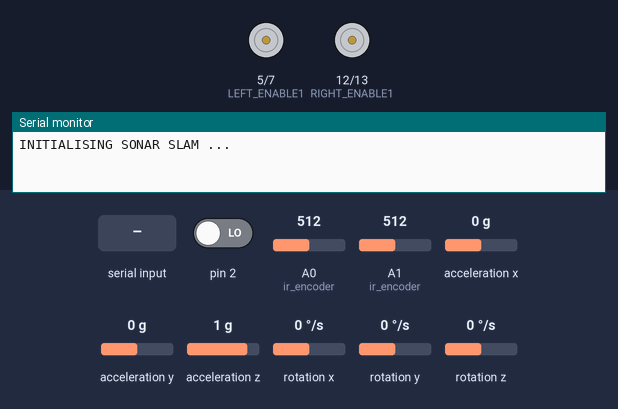
Recording of a sketch running on a simulated Arduino Uno, built with avr-gcc and run on an emulated ATmega328P. On the bench: motor-driver pin pairs drawn as motors (green arrow = first pin HIGH = forward, orange = second pin HIGH = backward, longer = more drive, scaled by the enable pin), the last lines printed to the serial monitor. The test bench sets the inputs (shaded band); at power-on: pin 2 LOW, A0 (ir_encoder) = 512, A1 (ir_encoder) = 512, acceleration x 0 g, acceleration y 0 g, acceleration z 1 g, rotation x 0 °/s, rotation y 0 °/s, rotation z 0 °/s. The sensor or clock chip raises its interrupt line as the real part does.

Above: at 0.8 s.
0.9 s: "1" received over the second serial link
2.4 s: "2" received over the second serial link
At 3.5 s:
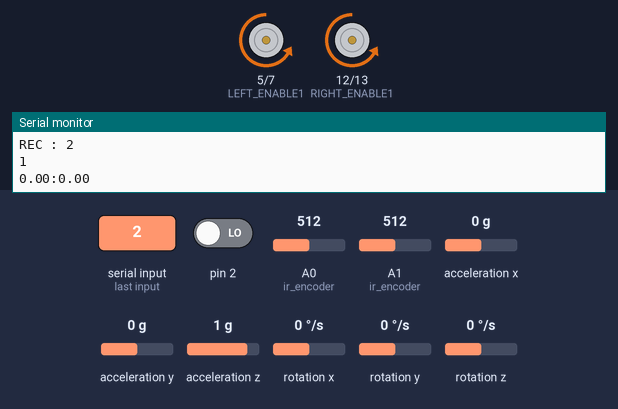
3.9 s: "3" received over the second serial link
At 4.7 s:
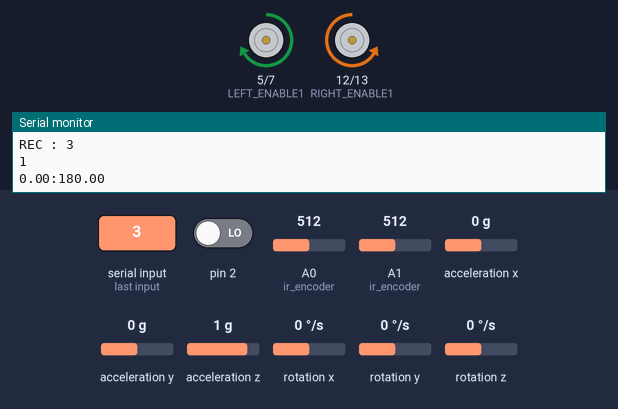
5.4 s: "4" received over the second serial link
At 5.9 s:
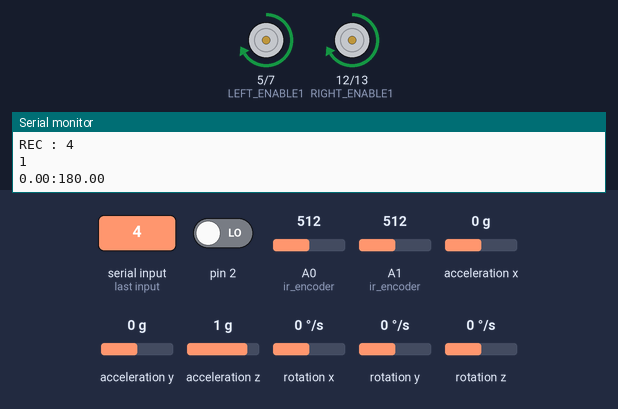
6.9 s: "1" received over the second serial link
At 8.2 s:
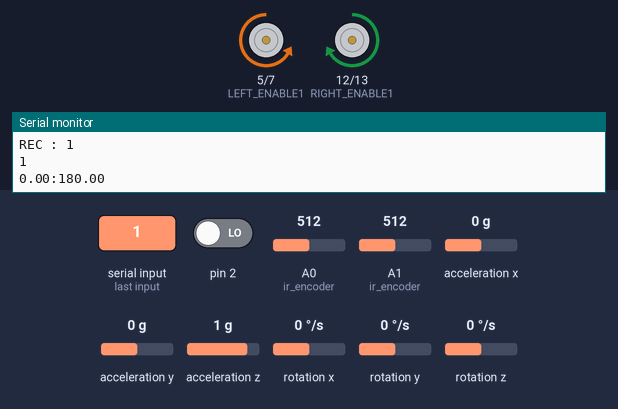
Timing chart, 0 to 9.4 s (numbered marks = the images above; inputs shaded):
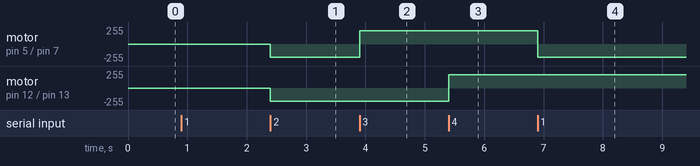

Measured:
- after the input at 2.4 s, motor on pin 5 (LEFT_ENABLE1) / pin 7 (LEFT_ENABLE2), motor on pin 12 (RIGHT_ENABLE1) / pin 13 (RIGHT_ENABLE2): stopped → backward 200/255 at once
- after the input at 3.9 s, motor on pin 5 (LEFT_ENABLE1) / pin 7 (LEFT_ENABLE2): backward 200/255 → forward 200/255 at once
- after the input at 5.4 s, motor on pin 12 (RIGHT_ENABLE1) / pin 13 (RIGHT_ENABLE2): backward 200/255 → forward 200/255 at once
- after the input at 6.9 s, motor on pin 5 (LEFT_ENABLE1) / pin 7 (LEFT_ENABLE2): forward 200/255 → backward 200/255 at once

The sketch:

sonar_mapping_main.ino
```cpp
/*

SONAR MAPPING bot
Main PROGRAM

*/

// Required header files
#include <I2Cdev.h>
#include <MPU6050_6Axis_MotionApps20.h>
#include <SoftwareSerial.h>
#include<Servo.h>

Servo myservo;

// Defining output pins
#define ECHO 8
#define TRIGGER 4
#define LEFT_ENABLE1 5
#define LEFT_ENABLE2 7
#define RIGHT_ENABLE1 12
#define RIGHT_ENABLE2 13
#define LEFT_SPEED 11
#define RIGHT_SPEED 3

// Bluetooth module pins
SoftwareSerial BTSerial(A3,A2);

// MPU object
MPU6050 mpu;

// MPU control/status variables
bool dmpReady = false; // set true if DMP initialisation was successful
uint8_t mpuIntStatus; // holds actual interrupt status byte from MPU
uint8_t devStatus; // return status after each device operation (0 = success, !0 = error)
uint16_t packetSize; // expected DMP packet size (default is 42 bytes)
uint16_t fifoCount; // count of all bytes currently in FIFO
uint8_t fifoBuffer[64]; // FIFO storage buffer
volatile bool mpuInterrupt = false; // indicates whether MPU interrupt pin has gone high

// Orientation variables
Quaternion q; // [w, x, y, z] quaternion container
VectorFloat gravity; // [x, y, z] gravity vector
float ypr[3]; // yaw, pitch, roll values - yaw only required
double yaw;

String data="";

int x,y;
int mode=0;
int count1=0,count2=0,flag1=0,flag2=0,dir_flag=0,initial_yaw_flag=1;
float distance=0,theta=0,initial_yaw=0;
String send_data;
float distance_array[90];

int pos;
float array_dist,time_interval;
int i=0;

char rec_data;


// function to trigger interrupt when DMP data is ready
void dmpDataReady()
{
mpuInterrupt = true;
}

// function to input offsets for calibration
void mpu_offset_declare()
{
  mpu.setXGyroOffset(16);
  mpu.setYGyroOffset(-84);
  mpu.setZGyroOffset(4);
  mpu.setXAccelOffset(-1586);
  mpu.setYAccelOffset(-1480);
  mpu.setZAccelOffset(1548);
}

// function to initialise motors
void motor_initialise()
{
  pinMode(LEFT_ENABLE1,1);
  pinMode(LEFT_ENABLE2,1);
  pinMode(RIGHT_ENABLE1,1);
  pinMode(RIGHT_ENABLE2,1);
  pinMode(LEFT_SPEED,1);
  pinMode(RIGHT_SPEED,1);
  digitalWrite(LEFT_ENABLE1,0);
  digitalWrite(LEFT_ENABLE2,0);
  digitalWrite(RIGHT_ENABLE1,0);
  digitalWrite(RIGHT_ENABLE2,0);
  analogWrite(LEFT_SPEED,200);
  analogWrite(RIGHT_SPEED,200);
}

// setup
void setup()
{
   // Start serial communication
  Serial.begin(115200);
  Serial.println("INITIALISING SONAR SLAM ...");
  BTSerial.begin(9600);
  pinMode(A0,0);
  pinMode(A1,0);
  pinMode(TRIGGER,1);
  pinMode(ECHO,0);
  digitalWrite(TRIGGER,0);
  delayMicroseconds(3);
  digitalWrite(TRIGGER,0);
  while(!(BTSerial.available()));
  BTSerial.read();
  BTSerial.println("a");
  BTSerial.println("1:0:0");
  // Initialise motor pins
  motor_initialise();
  // Start I2C communication
  Wire.begin();
  // Initialise MPU
  mpu.initialize();
  // Get status of MPU
  devStatus = mpu.dmpInitialize();
  // Feed the offset values for calibration of MPU
  mpu_offset_declare();

  if (devStatus == 0) // If MPU has been initialised
  {
    mpu.setDMPEnabled(true); // Initalise DMP
    attachInterrupt(0, dmpDataReady, RISING); // Attach interrupt for MPU data reading
    mpuIntStatus = mpu.getIntStatus(); // Get status of interrupt
    dmpReady = true; // enable DMP status
    packetSize = mpu.dmpGetFIFOPacketSize(); // read data packet size
  }
  else // failing to intialise MPU
  {
  Serial.print("DMP Initialization failed");
  if(devStatus==1)
    Serial.println("Initial memory load failed");
  else if(devStatus==2)
    Serial.println("DMP configuration update failed");
  }
}

// Sending obstacle data to Python script as string
void send_obstacle_data()
{
  float avg_distance;
  for(pos=45;pos<=134;pos++)
  {
    send_data=String(distance_array[pos-45]/2)+":"+String(pos);
    BTSerial.println(send_data);
    Serial.println(send_data);
    delay(20);
  }
}

// Reading obstacle distance at differenct angles of servo
void read_dist()
{
  for (pos = 45; pos <= 134; pos += 1)
  { array_dist=0;
    myservo.write(pos);
    delay(20);
    for(i=0;i<10;i++)
    {
    digitalWrite(TRIGGER,1);
    delayMicroseconds(10);
    digitalWrite(TRIGGER,0);
    time_interval=pulseIn(ECHO,HIGH);
    array_dist+=time_interval*0.017;
    }
    distance=array_dist/10;
    //Serial.print(String(distance));
    //Serial.print(':');
    //Serial.println(String(pos));
    distance_array[pos-45]=distance;
  }
  for (pos = 134; pos >= 45; pos -= 1)
  { array_dist=0;
    myservo.write(pos);
    delay(20);
    for(i=0;i<10;i++)
    {
    digitalWrite(TRIGGER,1);
    delayMicroseconds(10);
    digitalWrite(TRIGGER,0);
    time_interval=pulseIn(ECHO,HIGH);
    array_dist+=time_interval*0.017;
    }
    distance=array_dist/10;
    //Serial.print(String(distance));
    //Serial.print(':');
    //Serial.println(String(pos));
   distance_array[pos-45]+=distance;
  }
  myservo.detach();
  delay(20);
  send_obstacle_data();
  delay(20);
  BTSerial.println("**");
  delay(20);
}

// Control of bot movement
void command_control()
{
  switch(rec_data)
  {
    case 49:
        digitalWrite(LEFT_ENABLE2,1);
        digitalWrite(LEFT_ENABLE1,0);
        digitalWrite(RIGHT_ENABLE1,1);
        digitalWrite(RIGHT_ENABLE2,0);
        mode=1;
        BTSerial.println(String(mode));
        break;

    case 51:
        digitalWrite(LEFT_ENABLE2,0);
        digitalWrite(LEFT_ENABLE1,1);
        digitalWrite(RIGHT_ENABLE1,0);
        digitalWrite(RIGHT_ENABLE2,1);
        mode=1;
        BTSerial.println(String(mode));
        break;

    case 50:
        digitalWrite(LEFT_ENABLE2,1);
        digitalWrite(LEFT_ENABLE1,0);
        digitalWrite(RIGHT_ENABLE1,0);
        digitalWrite(RIGHT_ENABLE2,1);
        mode=1;
        BTSerial.println(String(mode));
        break;

    case 52:
        digitalWrite(LEFT_ENABLE2,0);
        digitalWrite(LEFT_ENABLE1,1);
        digitalWrite(RIGHT_ENABLE1,1);
        digitalWrite(RIGHT_ENABLE2,0);
        mode=1;
        BTSerial.println(String(mode));
        break;

    case 48:
        digitalWrite(LEFT_ENABLE2,0);
        digitalWrite(LEFT_ENABLE1,0);
        digitalWrite(RIGHT_ENABLE1,0);
        digitalWrite(RIGHT_ENABLE2,0);
        mode=1;
        BTSerial.println(String(mode));
        break;

    case 98:
        myservo.attach(9);
        myservo.write(45);
        delay(100);
        mode=2;
        Serial.println(mode);
        BTSerial.println(String(mode));
        read_dist();
        break;

    default:
        digitalWrite(LEFT_ENABLE2,0);
        digitalWrite(LEFT_ENABLE1,0);
        digitalWrite(RIGHT_ENABLE1,0);
        digitalWrite(RIGHT_ENABLE2,0);
        break;

  }
  Serial.println(mode);
  if(rec_data=='1'||rec_data=='2'||rec_data=='3'||rec_data=='4'||rec_data=='0')
  {
  distance=count1*3.867;
  if(rec_data=='3'||dir_flag==1)
  {
   theta=yaw+180;
   dir_flag=1;
  }
  else
    theta=yaw;
  if(rec_data=='0')
  {
   dir_flag=0;
  }
  theta=theta-initial_yaw;
  BTSerial.println(String(distance)+":"+String(theta));
  Serial.println(String(distance)+":"+String(theta));
  }
}

// Encoder feedback for distance travelled by bot
void ir_encoder()
{
  x=analogRead(A0);
  y=analogRead(A1);
  if(x>700&&flag1==0)
  {
    count1++;
    flag1=1;
  }
  else if(x>330&&x<400)
  flag1=0;
  //Serial.print(x);
  //Serial.print(count1);
  //delay(400);
}

// Loop
void loop()
{
  if (!dmpReady) // if DMP is not ready, exit from program
    return;
  while (!mpuInterrupt && fifoCount < packetSize) // when data is not sent
  {
    if(BTSerial.available())
    {
      rec_data=BTSerial.read();
      Serial.print("REC : ");
      Serial.println(rec_data);
      command_control();
   }
  else
    if(rec_data=='1'||rec_data=='3'||rec_data=='0')
      ir_encoder();
  }
  mpuInterrupt = false; // set interrupt flag as 0
  mpuIntStatus = mpu.getIntStatus(); // get Get interrupt status
  fifoCount = mpu.getFIFOCount(); // Get FIFO buffer size
  if ((mpuIntStatus & 0x10) || fifoCount == 1024) // FIFO overflow gas occured
  {
  mpu.resetFIFO(); //resetting MPU
  Serial.println("FIFO overflow!");
  }
  else if (mpuIntStatus & 0x02) // data is sent from MPU
  {
  while (fifoCount < packetSize) // wait till FIFO buffer is complete
    fifoCount = mpu.getFIFOCount();
  mpu.getFIFOBytes(fifoBuffer, packetSize); // get the data from MPU
  fifoCount -= packetSize; // check if multiple data packets exist
  mpu.dmpGetQuaternion(&q, fifoBuffer); // compute quaternion from FIFO raw values
  mpu.dmpGetGravity(&gravity, &q); // Calculate gravity from quaternion values
  mpu.dmpGetYawPitchRoll(ypr, &q, &gravity); // compute YPR from gravity and quaternion
  yaw = ypr[0] * 180/M_PI; // Compute roll from data obtained
  if(initial_yaw_flag==1) // initial orientation of bot reference
  {
    initial_yaw_flag=0;
    initial_yaw=yaw;
  }
  //Serial.print("YAW: "); //debugging
  //Serial.println(yaw); //debugging
  }
}
```
